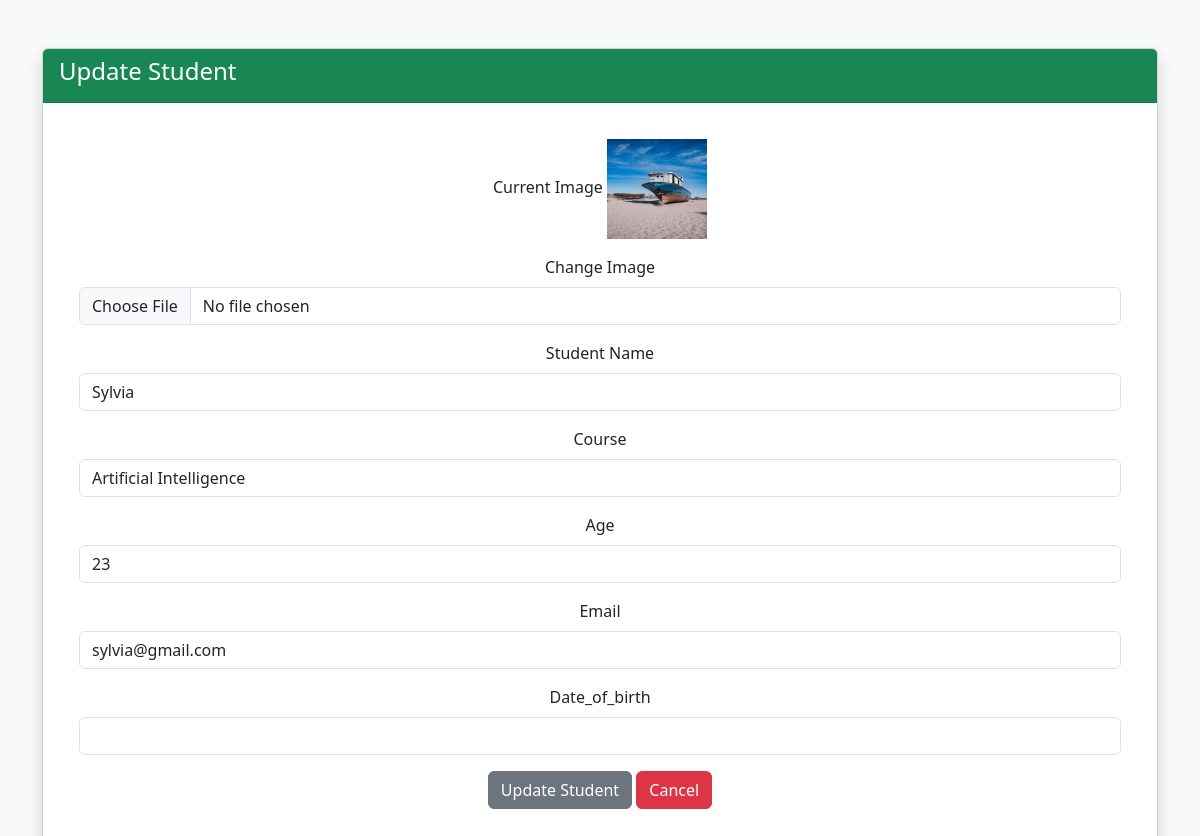
Screenshot of /update_record/13/ with the database file from the repository.
### Admin/models.py (models this page shows, shortened)
class Student(models.Model):
    image = models.ImageField(upload_to = 'students/', null=True, blank=True)
    name = models.CharField(max_length=20)
    course = models.CharField(max_length=50)
    age = models.IntegerField()
    email = models.EmailField(null=True, blank=True, max_length=254)
    date_of_birth = models.DateField( null=True, blank=True)

### Admin/views.py (the view, shortened to what this page needs)
# urls.py: path('update_record/<int:id>/',views.update_record, name='update_record'),
def update_record(request, id):
    students = get_object_or_404(Student, id=id)
    return render(request, 'update_record.html', {'students': students})

### Admin/templates/update_record.html (shortened to what this page needs)
{% load static %}
<html lang="en">
<head>
    <link href=" https://cdn.jsdelivr.net/npm/bootstrap@5.3.0/dist/css/bootstrap.min.css" rel="stylesheet">
    <link rel="stylesheet" href="{% static 'css/main.css' %}">
</head>
<body>
<div class="container mt-5">
    <div class="card shadow">
        <div class="card-header bg-success text-white">
            <h4>Update Student</h4>
        </div>
        <div class="card-body">
            <form method="POST" , enctype="multipart/form-data">
                {% if students.image %}
                <div class="mb-3">
                    <label class="form-label">Current Image</label>
                    <img src="{{ students.image.url }}" alt="" width="100px" height="100px">
                </div>
                {% endif %}
                <div class="mb-3">
                    <label class="form-label">Change Image</label>
                    <input type="file" name="image" class="form-control" >
                </div>
                <div class="mb-3">
                    <label class="form-label">Student Name</label>
                    <input type="text" name="name" class="form-control" value="{{ students.name }}">
                </div>
                <div class="mb-3">
                    <label class="form-label">Course</label>
                    <input type="text" name="course" class="form-control" value="{{ students.course }}">
                </div>
                <div class="mb-3">
                    <label class="form-label">Age</label>
                    <input type="number" name="age" class="form-control" value="{{ students.age }}">
                </div>
                <div class="mb-3">
                    <label class="form-label">Email</label>
                    <input type="email" name="email" class="form-control" value="{{ students.email }}">
                </div>
                <div class="mb-3">
                    <label class="form-label">Date_of_birth</label>
                    <input type="type" name="date_of_birth" class="form-control" value="{{ students.date }}">
                </div>
                <button type="submit" class="btn btn-secondary">Update Student</button>
                <a href="{% url 'index' %}" class="btn btn-danger">Cancel</a>
            </form>
        </div>
    </div>
</div>
</body>
</html>

### static/css/main.css (style rules this page uses)
body { background-color: #f8f9fa; }
form { text-align: center; padding: 20px; }

### rows the page displays
Student: image (picture), name "Sylvia", course "Artificial Intelligence", age "23", email "sylvia@gmail.com"
